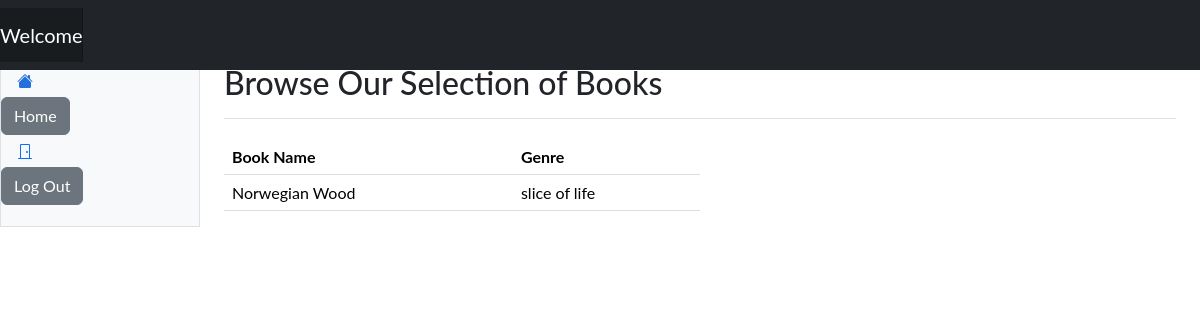
/browse/, run on an earlier commit of the app's database.
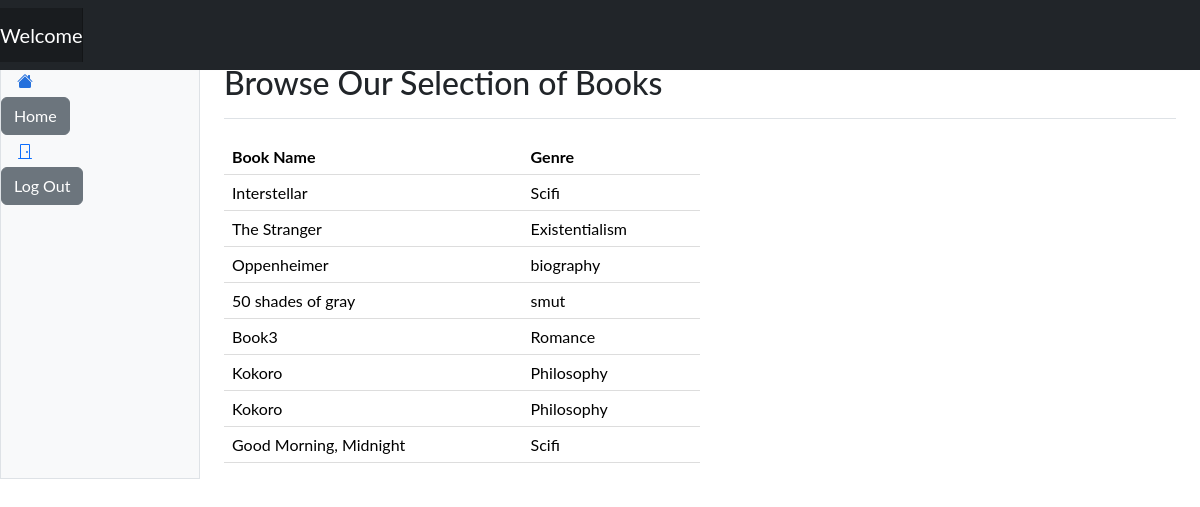
And on a later commit of the database.
### website/settings/roles.py (models this page shows)
class data_book(db.Model):
    id = db.Column(db.Integer, primary_key=True)
    book_title = db.Column(db.String(20),nullable=False)
    book_genre = db.Column(db.String(20), nullable=False)

### website/routes.py (the view)
@app.route('/browse/', methods=['POST', 'GET'])
def browse():
    books = data_book.query.all()
    return render_template('browse.html', user=current_user, books=books)

### website/routes.py (called while the page is built)
@app.before_request
def create_db():
    db.create_all()

### website/templates/browse.html (shortened to what this page needs)
{% extends "base.html"%}
{% block content %}
<html lang="en" data-bs-theme="auto">
  <head><script src="../assets/js/color-modes.js"></script>
    <link rel="stylesheet" href="https://cdn.jsdelivr.net/npm/@docsearch/css@3">
<link href="../assets/dist/css/bootstrap.min.css" rel="stylesheet">
<header class="navbar sticky-top bg-dark flex-md-nowrap p-0 shadow" data-bs-theme="dark">
  <a class="navbar-brand col-md-3 col-lg-2 me-0 px-3 fs-6 text-white" href="#">Company name</a>
 <nav class="navbar navbar-expand-md navbar-dark fixed-top bg-dark">
        <a class="navbar-brand" href="#">Welcome {{user.username}}</a>
      </nav>
</header>
      <div class="container-fluid">
  <div class="row">
    <div class="sidebar border border-right col-md-3 col-lg-2 p-0 bg-body-tertiary">
      <div class="offcanvas-md offcanvas-end bg-body-tertiary" tabindex="-1" id="sidebarMenu" aria-labelledby="sidebarMenuLabel">
        <div class="offcanvas-body d-md-flex flex-column p-0 pt-lg-3 overflow-y-auto">
          <ul class="nav flex-column">
            <li class="nav-item">
              <a class="nav-link d-flex align-items-center gap-2 active" aria-current="page" href="#">
                <svg class="bi"><use xlink:href="#house-fill"/></svg>
                <a class="btn btn-secondary" href="{{url_for('home_page')}}" role="button"> Home </a>
              </a>
            </li>
          </ul>
          <ul class="nav flex-column mb-auto">
            <li class="nav-item">
              <a class="nav-link d-flex align-items-center gap-2" href="#">
                <svg class="bi"><use xlink:href="#door-closed"/></svg>
                <a class="btn btn-secondary" href="{{url_for('logout')}}" role="button">Log Out</a>
              </a>
            </li>
          </ul>
        </div>
      </div>
    </div>
 <main class="col-md-9 ms-sm-auto col-lg-10 px-md-4">
      <div class="d-flex justify-content-between flex-wrap flex-md-nowrap align-items-center pt-3 pb-2 mb-3 border-bottom">
        <h1 class="h2">Browse Our Selection of Books</h1>
      </div>
        <div class="col-md-6 col-sm-12">
            <table class="table">
                <thead>
                    <tr>
                        <th>Book Name</th>
                        <th>Genre</th>
                    </tr>
                </thead>
                <tbody>
                    {% for book in books %}
                    <tr>
                        <td>{{ book.book_title}}</td>
                        <td>{{ book.book_genre}}</td>
                    </tr>
                    {% endfor %}
                </tbody>
            </table>
        </div>
    </div>
         </div>
    <link href="https://cdn.jsdelivr.net/npm/bootstrap-icons@1.10.5/font/bootstrap-icons.min.css" rel="stylesheet">
    <link href="dashboard.css" rel="stylesheet">
  </head>
{% endblock %}

### website/templates/base.html (shortened to what this page needs)
<html>
<head>
        <link href="https://cdn.jsdelivr.net/npm/bootstrap@5.3.3/dist/css/bootstrap.min.css" rel="stylesheet">
</head>
<body>
    {% block content %}
    {% endblock %}
    </body>
</html>

### website/templates/dashboard.css (style rules this page uses)
.bi { display: inline-block; width: 1rem; height: 1rem; }
.sidebar .nav-link { font-size: .875rem; font-weight: 500; }
.sidebar .nav-link.active { color: #2470dc; }
.navbar-brand { padding-top: .75rem; padding-bottom: .75rem; background-color: rgba(0, 0, 0, .25); box-shadow: inset -1px 0 0 rgba(0, 0, 0, .25); }

### website/templates/browse.html (style rules this page uses)
.bi { vertical-align: -.125em; fill: currentColor; }
body { font-family: "Lato", sans-serif; }
@media screen and (min-width: 768px) { table { width: 100%; border-collapse: collapse; margin-top: 20px; } }
@media screen and (min-width: 768px) { th, td { padding: 12px; text-align: left; border-bottom: 1px solid #ddd; } }
@media screen and (min-width: 768px) { th { background-color: #f2f2f2; } }

What changed in the data, as far as the page shows it:
removed data_book: book_title "Norwegian Wood", book_genre "slice of life"
added data_book: book_title "Interstellar", book_genre "Scifi"
added data_book: book_title "The Stranger", book_genre "Existentialism"
added data_book: book_title "Oppenheimer", book_genre "biography"
added data_book: book_title "50 shades of gray", book_genre "smut"
added data_book: book_title "Book3", book_genre "Romance"
added data_book: book_title "Kokoro", book_genre "Philosophy"
added data_book: book_title "Kokoro", book_genre "Philosophy"
added data_book: book_title "Good Morning, Midnight", book_genre "Scifi"
